Frame 1 (no input): blank canvas, image omitted
Frame 60 (the mouse pressed at the canvas centre just before this capture): blank canvas, image omitted
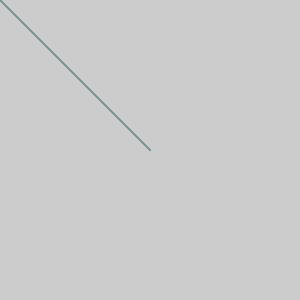
Frame 120 (the mouse held since frame 60 and released just before this capture)

The Processing sketch whose frames 1 and 60 were blank and that drew this single picture after the mouse press (run headless with seeded random() and noise(); from frame 60 on, the mouse is pressed at the canvas centre):

// Processing sketch: processing_181632
// ── processing_181632.pde

void setup() {
size(300,300);
}
 
void draw() {
stroke(124, mouseX, mouseY);
line(0, 0, mouseX, mouseY);
}
